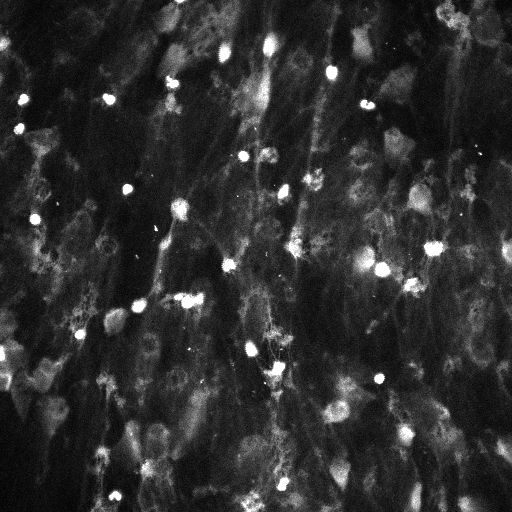
#> input picture data/image_00_00_dna.png, 512 x 512 px, given in place of image_00_00_protein.png, which was not available
$ python bernsen_thresholding.py   (older library calls are emulated)
#> lines starting #> are read from the running program, lines starting #| are printed output that depends on the picture; after the words box and inside, x2 and y2 are one past the last pixel; in counts of white or black regions, pixels touching at a corner belong together; pictures that were not available may be replaced by others from this repository, and a replacement may not be noted
import numpy as np
import mahotas.thresholding
from glob import glob
from os import path
import mahotas as mh
from jug import TaskGenerator


def load_image(f):
#> called with f = 'data/image_00_00_dna.png'
    import mahotas as mh
    return mh.imread(f.replace('dna', 'protein')), \
            mh.imread(f), \
            mh.imread(f.replace('dna', 'rois'))
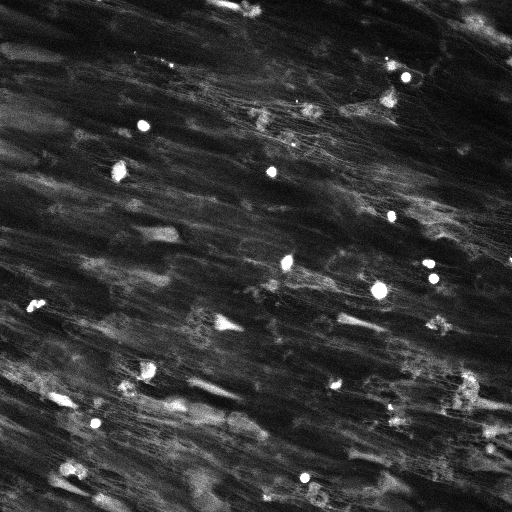
#> input picture data/image_00_02_dna.png, 512 x 512 px, given in place of image_00_00_rois.png, which was not available


@TaskGenerator
def bernsen(radius, contrast, take_dna):
    res = []
    for f in glob('data/*_dna.png'):
        protein,dna,rois = load_image(f)
        interest = (rois > 0)
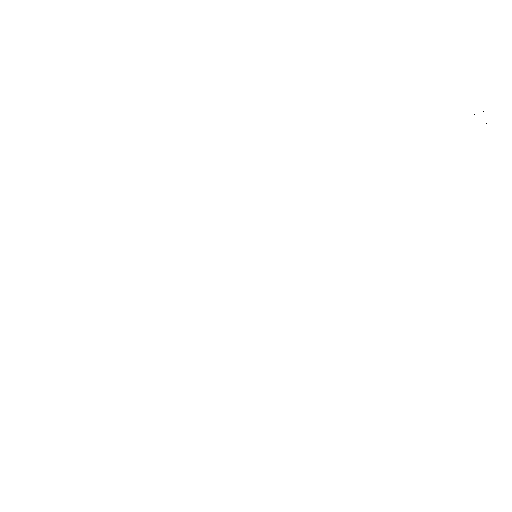
#> interest: shape (512, 512, 3) bool; 100% white; black in thin lines or dots, all inside (x1, y1, x2, y2) = (474, 111, 487, 124)
        protein = mahotas.gaussian_filter(protein, 8).astype(np.uint8)
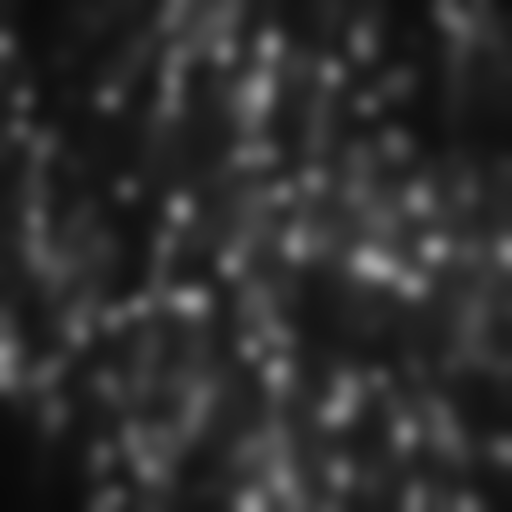
#> protein: shape (512, 512, 3); min 9, max 167, mean 47.2
        dna = mahotas.gaussian_filter(dna, 8).astype(np.uint8)
#> (the run stopped early here; a loop or call above may not have finished)
